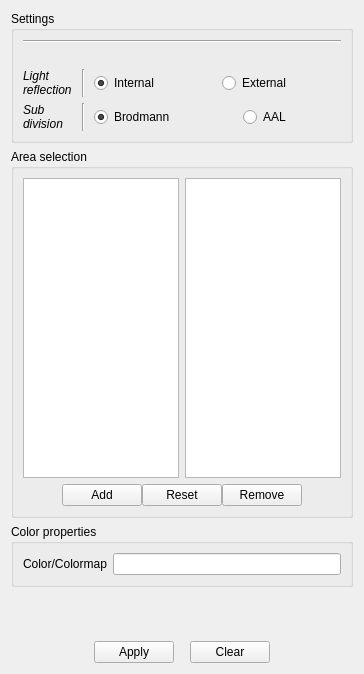
             <widget class="QWidget" name="scrollAreaWidgetContents_10">
              <property name="geometry">
               <rect>
                <x>0</x>
                <y>0</y>
                <width>364</width>
                <height>674</height>
               </rect>
              </property>
              <layout class="QVBoxLayout" name="verticalLayout_32">
               <item>
                <widget class="QGroupBox" name="groupBox_17">
                 <property name="title">
                  <string>Settings</string>
                 </property>
                 <layout class="QVBoxLayout" name="verticalLayout_28">
                  <item>
                   <widget class="Line" name="line_49">
                    <property name="minimumSize">
                     <size>
                      <width>200</width>
                      <height>0</height>
                     </size>
                    </property>
                    <property name="orientation">
                     <enum>Qt::Horizontal</enum>
                    </property>
                   </widget>
                  </item>
                  <item>
                   <layout class="QHBoxLayout" name="horizontalLayout_44">
                    <property name="topMargin">
                     <number>0</number>
                    </property>
                    <item>
                     <spacer name="horizontalSpacer_43">
                      <property name="orientation">
                       <enum>Qt::Horizontal</enum>
                      </property>
                      <property name="sizeHint" stdset="0">
                       <size>
                        <width>40</width>
                        <height>20</height>
                       </size>
                      </property>
                     </spacer>
                    </item>
                    <item>
                     <spacer name="horizontalSpacer_60">
                      <property name="orientation">
                       <enum>Qt::Horizontal</enum>
                      </property>
                      <property name="sizeHint" stdset="0">
                       <size>
                        <width>40</width>
                        <height>20</height>
                       </size>
                      </property>
                     </spacer>
                    </item>
                    <item>
                     <spacer name="horizontalSpacer_59">
                      <property name="orientation">
                       <enum>Qt::Horizontal</enum>
                      </property>
                      <property name="sizeHint" stdset="0">
                       <size>
                        <width>40</width>
                        <height>20</height>
                       </size>
                      </property>
                     </spacer>
                    </item>
                   </layout>
                  </item>
                  <item>
                   <layout class="QGridLayout" name="gridLayout_39">
                    <property name="topMargin">
                     <number>0</number>
                    </property>
                    <item row="1" column="0">
                     <widget class="QLabel" name="label_113">
                      <property name="font">
                       <font>
                        <italic>true</italic>
                       </font>
                      </property>
                      <property name="text">
                       <string>Sub
division</string>
                      </property>
                     </widget>
                    </item>
                    <item row="1" column="2" colspan="3">
                     <widget class="QWidget" name="widget_11" native="true">
                      <layout class="QHBoxLayout" name="horizontalLayout">
                       <property name="spacing">
                        <number>0</number>
                       </property>
                       <property name="margin">
                        <number>0</number>
                       </property>
                       <item>
                        <widget class="QWidget" name="widget_12" native="true">
                         <layout class="QHBoxLayout" name="horizontalLayout_5">
                          <property name="spacing">
                           <number>0</number>
                          </property>
                          <property name="margin">
                           <number>0</number>
                          </property>
                          <item>
                           <widget class="QRadioButton" name="Sub_brod">
                            <property name="font">
                             <font>
                              <weight>50</weight>
                              <bold>false</bold>
                             </font>
                            </property>
                            <property name="toolTip">
                             <string>&lt;html&gt;&lt;head/&gt;&lt;body&gt;&lt;p&gt;Use Brodmann area labeling&lt;/p&gt;&lt;/body&gt;&lt;/html&gt;</string>
                            </property>
                            <property name="text">
                             <string>Brodmann</string>
                            </property>
                            <property name="checked">
                             <bool>true</bool>
                            </property>
                           </widget>
                          </item>
                          <item>
                           <spacer name="horizontalSpacer_31">
                            <property name="orientation">
                             <enum>Qt::Horizontal</enum>
                            </property>
                            <property name="sizeHint" stdset="0">
                             <size>
                              <width>40</width>
                              <height>20</height>
                             </size>
                            </property>
                           </spacer>
                          </item>
                          <item>
                           <widget class="QRadioButton" name="Sub_aal">
                            <property name="font">
                             <font>
                              <weight>50</weight>
                              <bold>false</bold>
                             </font>
                            </property>
                            <property name="toolTip">
                             <string>&lt;html&gt;&lt;head/&gt;&lt;body&gt;&lt;p&gt;Use AAL labeling&lt;/p&gt;&lt;/body&gt;&lt;/html&gt;</string>
                            </property>
                            <property name="text">
                             <string>AAL</string>
                            </property>
                           </widget>
                          </item>
                         </layout>
                        </widget>
                       </item>
                      </layout>
                     </widget>
                    </item>
                    <item row="0" column="4">
                     <widget class="QRadioButton" name="struct_External">
                      <property name="font">
                       <font>
                        <weight>50</weight>
                        <bold>false</bold>
                       </font>
                      </property>
                      <property name="toolTip">
                       <string>&lt;html&gt;&lt;head/&gt;&lt;body&gt;&lt;p&gt;Make ROI opaque&lt;/p&gt;&lt;/body&gt;&lt;/html&gt;</string>
                      </property>
                      <property name="text">
                       <string>External</string>
                      </property>
                     </widget>
                    </item>
                    <item row="0" column="5">
                     <spacer name="horizontalSpacer_29">
                      <property name="orientation">
                       <enum>Qt::Horizontal</enum>
                      </property>
                      <property name="sizeHint" stdset="0">
                       <size>
                        <width>40</width>
                        <height>20</height>
                       </size>
                      </property>
                     </spacer>
                    </item>
                    <item row="1" column="1">
                     <widget class="Line" name="line_3">
                      <property name="minimumSize">
                       <size>
                        <width>10</width>
                        <height>0</height>
                       </size>
                      </property>
                      <property name="orientation">
                       <enum>Qt::Vertical</enum>
                      </property>
                     </widget>
                    </item>
                    <item row="0" column="1">
                     <widget class="Line" name="line_2">
                      <property name="minimumSize">
                       <size>
                        <width>10</width>
                        <height>0</height>
                       </size>
                      </property>
                      <property name="orientation">
                       <enum>Qt::Vertical</enum>
                      </property>
                     </widget>
                    </item>
                    <item row="0" column="2">
                     <widget class="QRadioButton" name="struct_Internal">
                      <property name="font">
                       <font>
                        <weight>50</weight>
                        <bold>false</bold>
                       </font>
                      </property>
                      <property name="toolTip">
                       <string>&lt;html&gt;&lt;head/&gt;&lt;body&gt;&lt;p&gt;Make ROI transparent&lt;/p&gt;&lt;/body&gt;&lt;/html&gt;</string>
                      </property>
                      <property name="text">
                       <string>Internal</string>
                      </property>
                      <property name="checked">
                       <bool>true</bool>
                      </property>
                     </widget>
                    </item>
                    <item row="0" column="0">
                     <widget class="QLabel" name="label_112">
                      <property name="font">
                       <font>
                        <italic>true</italic>
                       </font>
                      </property>
                      <property name="text">
                       <string>Light
reflection</string>
                      </property>
                     </widget>
                    </item>
                    <item row="0" column="3">
                     <spacer name="horizontalSpacer_30">
                      <property name="orientation">
                       <enum>Qt::Horizontal</enum>
                      </property>
                      <property name="sizeHint" stdset="0">
                       <size>
                        <width>40</width>
                        <height>20</height>
                       </size>
                      </property>
                     </spacer>
                    </item>
                   </layout>
                  </item>
                 </layout>
                </widget>
               </item>
               <item>
                <widget class="QGroupBox" name="groupBox_16">
                 <property name="title">
                  <string>Area selection</string>
                 </property>
                 <layout class="QVBoxLayout" name="verticalLayout_43">
                  <item>
                   <layout class="QVBoxLayout" name="verticalLayout_42">
                    <property name="topMargin">
                     <number>0</number>
                    </property>
                    <property name="bottomMargin">
                     <number>0</number>
                    </property>
                    <item>
                     <layout class="QHBoxLayout" name="horizontalLayout_42">
                      <property name="topMargin">
                       <number>0</number>
                      </property>
                      <item>
                       <widget class="QListWidget" name="struct2select">
                        <property name="minimumSize">
                         <size>
                          <width>0</width>
                          <height>300</height>
                         </size>
                        </property>
                        <property name="font">
                         <font>
                          <weight>50</weight>
                          <bold>false</bold>
                         </font>
                        </property>
                        <property name="tabKeyNavigation">
                         <bool>true</bool>
                        </property>
                        <property name="alternatingRowColors">
                         <bool>true</bool>
                        </property>
                        <property name="selectionMode">
                         <enum>QAbstractItemView::ExtendedSelection</enum>
                        </property>
                       </widget>
                      </item>
                      <item>
                       <widget class="QListWidget" name="struct2add">
                        <property name="minimumSize">
                         <size>
                          <width>0</width>
                          <height>300</height>
                         </size>
                        </property>
                        <property name="font">
                         <font>
                          <weight>50</weight>
                          <bold>false</bold>
                         </font>
                        </property>
                       </widget>
                      </item>
                     </layout>
                    </item>
                    <item>
                     <layout class="QHBoxLayout" name="horizontalLayout_47">
                      <property name="spacing">
                       <number>0</number>
                      </property>
                      <property name="topMargin">
                       <number>0</number>
                      </property>
                      <item>
                       <spacer name="horizontalSpacer_48">
                        <property name="orientation">
                         <enum>Qt::Horizontal</enum>
                        </property>
                        <property name="sizeHint" stdset="0">
                         <size>
                          <width>40</width>
                          <height>20</height>
                         </size>
                        </property>
                       </spacer>
                      </item>
                      <item>
                       <widget class="QPushButton" name="struct_addLst">
                        <property name="text">
                         <string>Add</string>
                        </property>
                       </widget>
                      </item>
                      <item>
                       <widget class="QPushButton" name="struct_rstLst">
                        <property name="text">
                         <string>Reset</string>
                        </property>
                       </widget>
                      </item>
                      <item>
                       <widget class="QPushButton" name="struct_rmvLst">
                        <property name="text">
                         <string>Remove</string>
                        </property>
                       </widget>
                      </item>
                      <item>
                       <spacer name="horizontalSpacer_49">
                        <property name="orientation">
                         <enum>Qt::Horizontal</enum>
                        </property>
                        <property name="sizeHint" stdset="0">
                         <size>
                          <width>40</width>
                          <height>20</height>
                         </size>
                        </property>
                       </spacer>
                      </item>
                     </layout>
                    </item>
                   </layout>
                  </item>
                 </layout>
                </widget>
               </item>
               <item>
                <widget class="QWidget" name="structPanel" native="true">
                 <layout class="QVBoxLayout" name="verticalLayout_47">
                  <property name="spacing">
                   <number>0</number>
                  </property>
                  <property name="margin">
                   <number>0</number>
                  </property>
                  <item>
                   <widget class="QGroupBox" name="groupBox_19">
                    <property name="title">
                     <string>Color properties</string>
                    </property>
                    <layout class="QVBoxLayout" name="verticalLayout_44">
                     <item>
                      <layout class="QHBoxLayout" name="horizontalLayout_46">
                       <property name="topMargin">
                        <number>0</number>
                       </property>
                       <item>
                        <widget class="QLabel" name="label_16">
                         <property name="font">
                          <font>
                           <weight>50</weight>
                           <bold>false</bold>
                          </font>
                         </property>
                         <property name="text">
                          <string>Color/Colormap</string>
                         </property>
                        </widget>
                       </item>
                       <item>
                        <widget class="QLineEdit" name="struct_color_edit">
                         <property name="inputMask">
                          <string comment="okok" extracomment="okok"/>
                         </property>
                         <property name="text">
                          <string/>
                         </property>
                         <property name="placeholderText">
                          <string comment="'okok'" extracomment="'okok'"/>
                         </property>
                        </widget>
                       </item>
                      </layout>
                     </item>
                    </layout>
                   </widget>
                  </item>
                 </layout>
                </widget>
               </item>
               <item>
                <spacer name="verticalSpacer_6">
                 <property name="orientation">
                  <enum>Qt::Vertical</enum>
                 </property>
                 <property name="sizeHint" stdset="0">
                  <size>
                   <width>20</width>
                   <height>40</height>
                  </size>
                 </property>
                </spacer>
               </item>
               <item>
                <layout class="QHBoxLayout" name="horizontalLayout_49">
                 <property name="topMargin">
                  <number>0</number>
                 </property>
                 <item>
                  <spacer name="horizontalSpacer_55">
                   <property name="orientation">
                    <enum>Qt::Horizontal</enum>
                   </property>
                   <property name="sizeHint" stdset="0">
                    <size>
                     <width>40</width>
                     <height>20</height>
                    </size>
                   </property>
                  </spacer>
                 </item>
                 <item>
                  <widget class="QPushButton" name="struct_apply">
                   <property name="text">
                    <string>Apply</string>
                   </property>
                  </widget>
                 </item>
                 <item>
                  <spacer name="horizontalSpacer_44">
                   <property name="orientation">
                    <enum>Qt::Horizontal</enum>
                   </property>
                   <property name="sizeType">
                    <enum>QSizePolicy::Preferred</enum>
                   </property>
                   <property name="sizeHint" stdset="0">
                    <size>
                     <width>10</width>
                     <height>10</height>
                    </size>
                   </property>
                  </spacer>
                 </item>
                 <item>
                  <widget class="QPushButton" name="structClear">
                   <property name="text">
                    <string>Clear</string>
                   </property>
                  </widget>
                 </item>
                 <item>
                  <spacer name="horizontalSpacer_56">
                   <property name="orientation">
                    <enum>Qt::Horizontal</enum>
                   </property>
                   <property name="sizeHint" stdset="0">
                    <size>
                     <width>40</width>
                     <height>20</height>
                    </size>
                   </property>
                  </spacer>
                 </item>
                </layout>
               </item>
              </layout>
             </widget>
